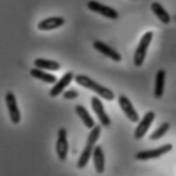
%> input picture chapter5/bacteria.BMP, 176 x 176 px
$ octave ex5_5.m   (GNU Octave 9; MATLAB toolbox functions it lacks are replaced by stand-ins)
%> lines starting %> are read from the running program, lines starting %| are printed output that depends on the picture
% 基于Robert交叉梯度的图像锐化

I = imread('../bacteria.bmp');
%> I is the input picture: size 176x176 uint8; min 6, max 234, mean 107.6
imshow(I); % 显示图5.7(a)
I = double(I); % 转换为double型，这样可以保存负值，否则uint8型会把负值截掉
%> I: size 176x176 double
w1 = [-1 0; 0 1]
w2 = [0 -1; 1 0]
G1 =  imfilter(I, w1, 'corr', 'replicate'); % 以重复方式填充边界
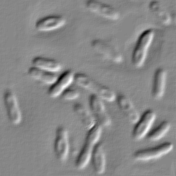
%> G1: size 176x176 double; min -69, max 61, mean 0.2; drawn with min black and max white
G2 =  imfilter(I, w2, 'corr', 'replicate');
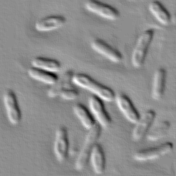
%> G2: size 176x176 double; min -67, max 54, mean -0.1; drawn with min black and max white
G = abs(G1) + abs(G2); % 计算Robert梯度
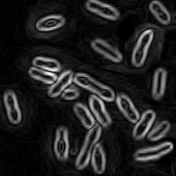
%> G: size 176x176 double; min 0, max 91, mean 11.9; drawn with min black and max white
figure, imshow(G, []); % 显示图5.7(b)
figure, imshow(abs(G1), []); % 显示图5.7(c)
%> after `imshow(abs(G1), [])`:
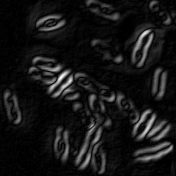
%> displayed picture: size 176x176, on the screen's scale of 0 to 255; min 0, max 255, mean 21.4
figure, imshow(abs(G2), []); % 显示图5.7(d)
%> after `imshow(abs(G2), [])`:
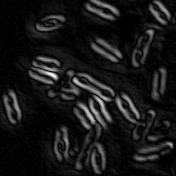
%> displayed picture: size 176x176, on the screen's scale of 0 to 255; min 0, max 255, mean 23.3

$ run again, with chapter5/Baby_smooth.bmp copied over chapter5/bacteria.BMP
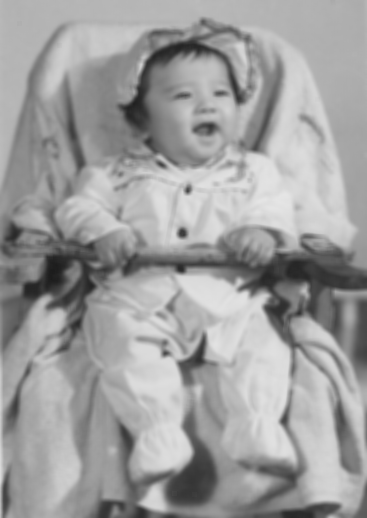
%> input picture chapter5/Baby_smooth.bmp, 367 x 518 px
%> I is the input picture: size 518x367 uint8; min 28, max 229, mean 158.5
%> I: size 518x367 double
%> `G2 =  imfilter(I, w2, 'corr', 'replicate');`:
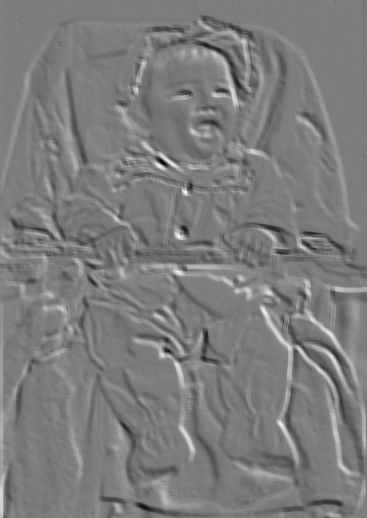
%> G2: size 518x367 double; min -48, max 50, mean -0.1; drawn with min black and max white
%> `imshow(abs(G2), [])`:
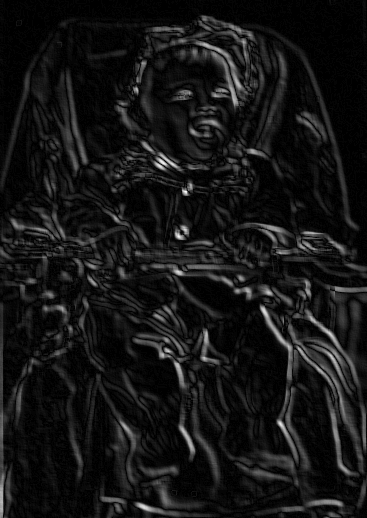
%> displayed picture: size 518x367, on the screen's scale of 0 to 255; min 0, max 255, mean 21
